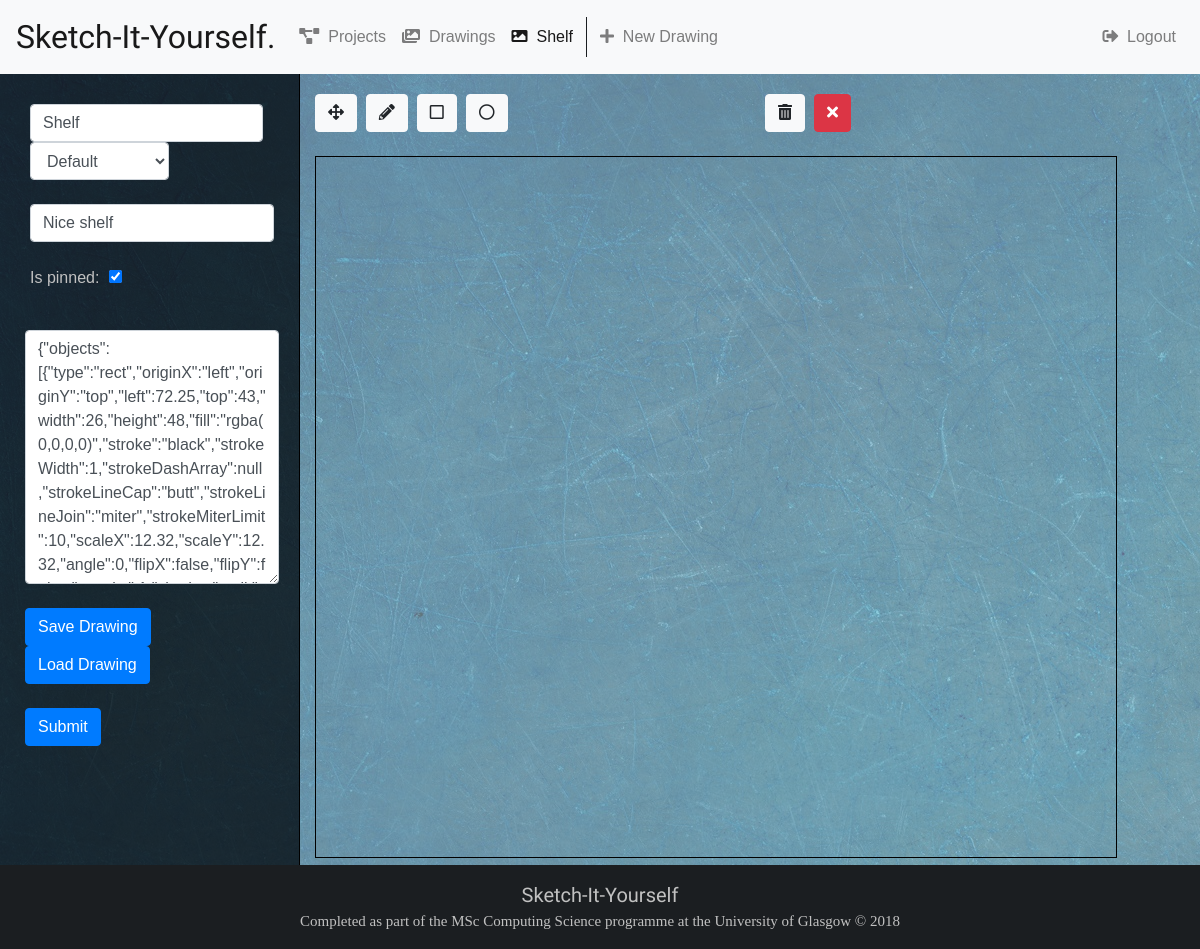
Before: /draw/1/1 (signed in) with the older database file.
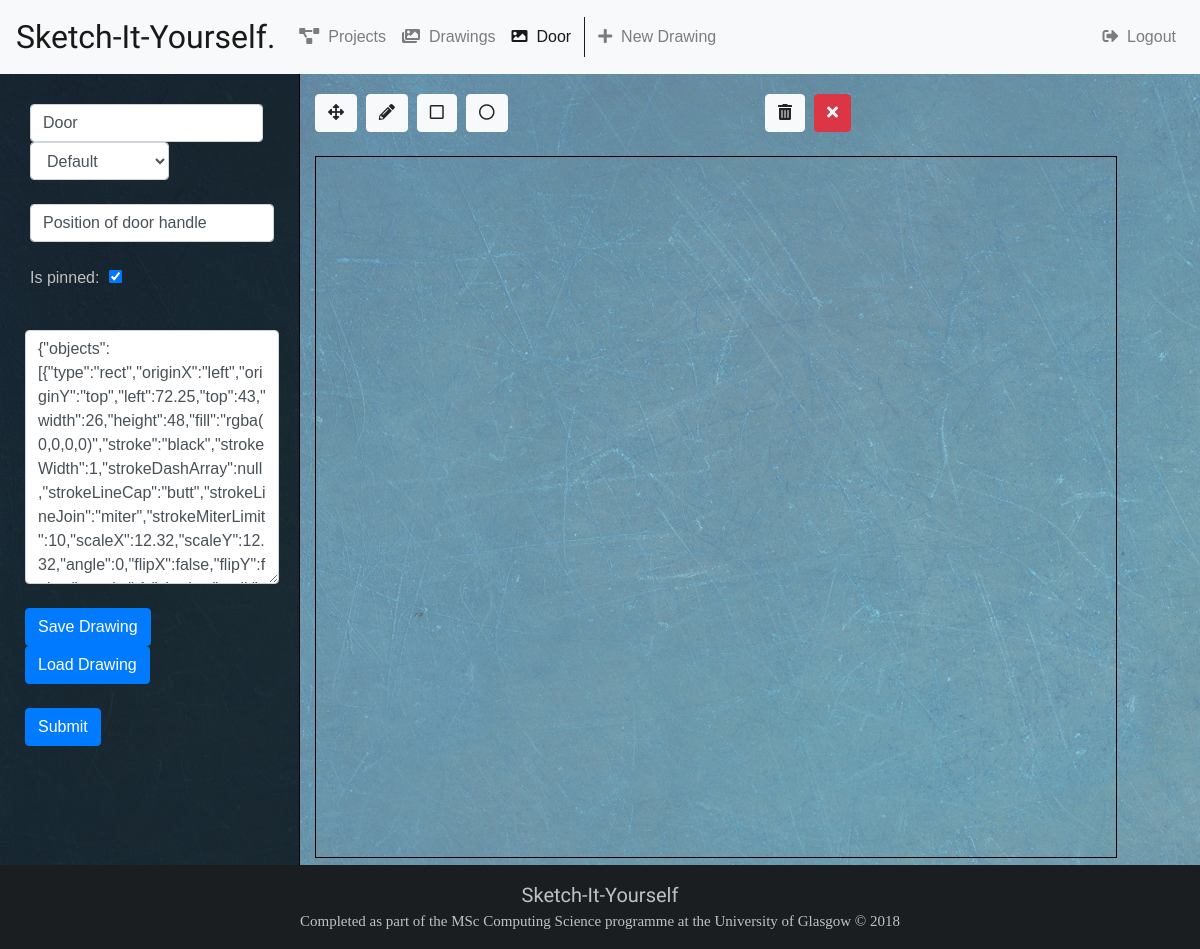
After: the same page with the newer database file.
### draw/models.py (models this page shows)
class Drawing(models.Model):
    project = models.ForeignKey(Project, on_delete=models.CASCADE)
    title = models.CharField(default='Untitled', max_length=250)
    description = models.CharField(default='No description', max_length=1000, blank=True, null=True)
    last_modified = models.DateField(auto_now=True)
    is_pinned = models.BooleanField(default=False)
    json_string = models.TextField(default='JSON goes here')
    def __str__(self):
        return self.title

### draw/views.py (the view)
# urls.py: path('<int:project_id>/<int:drawing_id>', views.drawing_detail, name='drawing_detail'),
def drawing_detail(request, project_id, drawing_id):
    if request.user.is_authenticated:
        project = get_object_or_404(Project, pk=project_id)
        drawing = get_object_or_404(Drawing, pk=drawing_id)
        form = DrawingForm(request.POST or None, instance=drawing)
        if form.is_valid():
            form.save()
        context = {
            'form': form,
            'project': project,
            'drawing': drawing
        }
        return render(request, 'draw/drawing-detail.html', context)
    else:
        return render(request, 'draw/login.html')

### draw/forms.py
class DrawingForm(forms.ModelForm):
    title = forms.CharField(widget=forms.TextInput(attrs={'placeholder': "Title", 'class': "form-control"}))
    project = forms.ModelChoiceField(widget=forms.Select(
        attrs={'class': "form-control"}),
        queryset=Project.objects,
        initial="Default")
    description = forms.CharField(widget=forms.TextInput(attrs={'placeholder': "Description", 'class': "form-control"}))
    is_pinned = forms.BooleanField(widget=forms.CheckboxInput, required=False)
    json_string = forms.CharField(widget=forms.Textarea(attrs={'class': "form-control"}))
    class Meta:
        model = Drawing
        exclude = ('last_modified',)

### draw/models.py (called while the page is built)
    def __str__(self):
        return self.title

### draw/templates/draw/drawing-detail.html (shortened to what this page needs)
{% extends 'draw/base.html' %}
{% block drawing_link %}
    {% if drawing %}
        <li class="nav-item active"><a class="nav-link" href="{% url 'draw:drawing_detail' 1 drawing.id  %}"><i class="fas fa-image"></i>&nbsp; {{ drawing }}</a></li>
    {% endif %}
{% endblock %}
{% block new_drawing_active %}
{% endblock %}
{% block detail_panel %}
    <form action="" method="post" enctype="multipart/form-data" style="padding: 10px">
        <div class="form-row">
            <div class="col-auto">
                {{ form.title }}
            </div>
            <div class="col-auto">
                {{ form.project }}
            </div>
        </div><br>
        <div class="form-row">
            <div class="col">
                {{ form.description }}
            </div>
        </div><br>
        <div class="form-row">
            <div class="col-auto">
                <label for="">{{ form.is_pinned.label_tag }}</label>
            </div>
            <div class="col-auto">
                {{ form.is_pinned }}
            </div>
        </div><br>
        <div class="form-row">
            {{ form.json_string }}
        </div><br>
        <div class="form-row">
            <button type="button" class="btn btn-primary" onclick="saveJSON()" href="#">Save Drawing</button>&nbsp;
            <button type="button" class="btn btn-primary" onclick="loadJSON()" href="#">Load Drawing</button>&nbsp;
        </div><br>
        <div class="form-row">
            <button type="submit" class="btn btn-primary">Submit</button>
        </div>
    </form>
{% endblock %}
{% block list_panel %}
    <div class="row">
        <div class="col-4">
            <button id ="canvasInteract" type="button" class="btn btn-light" onclick="setInteractive()" title="Move objects"><i class="fas fa-arrows-alt"></i></button>&nbsp;
            <button id="freeDraw" type="button" class="btn btn-light" role="button" aria-pressed="true" onclick="setDrawingMode()" title="Free Draw"><i class="fas fa-pencil-alt"></i></button>&nbsp;
            <button id="drawRect" type="button" class="btn btn-light" onclick="addRectangle()" title="Rectangle"><i class="far fa-square"></i></button>&nbsp;
            <button id ="drawCirc" type="button" class="btn btn-light" onclick="addCircle()" title="Circle"><i class="far fa-circle"></i></button>&nbsp;
        </div>
        <div class="col-2">
        </div>
        <div class="col-4">
            <button id ="deleteSelected" type="button" class="btn btn-light" onclick="deleteSelected()" title="Delete selected object"><i class="fas fa-trash-alt"></i></button>&nbsp;
            <button id ="deleteSelected" type="button" class="btn btn-danger" onclick="deleteSelected()" title="Clear canvas"><i class="fas fa-times"></i></button>
        </div>
    </div>
    <br>
    <canvas id="c" width="800" height="700" style="border: 1px solid black"></canvas>
{% endblock %}

Changed rows visible on the page:
changed Drawing "Default": title "Shelf" → "Door"; description "Nice shelf" → "Position of door handle"
